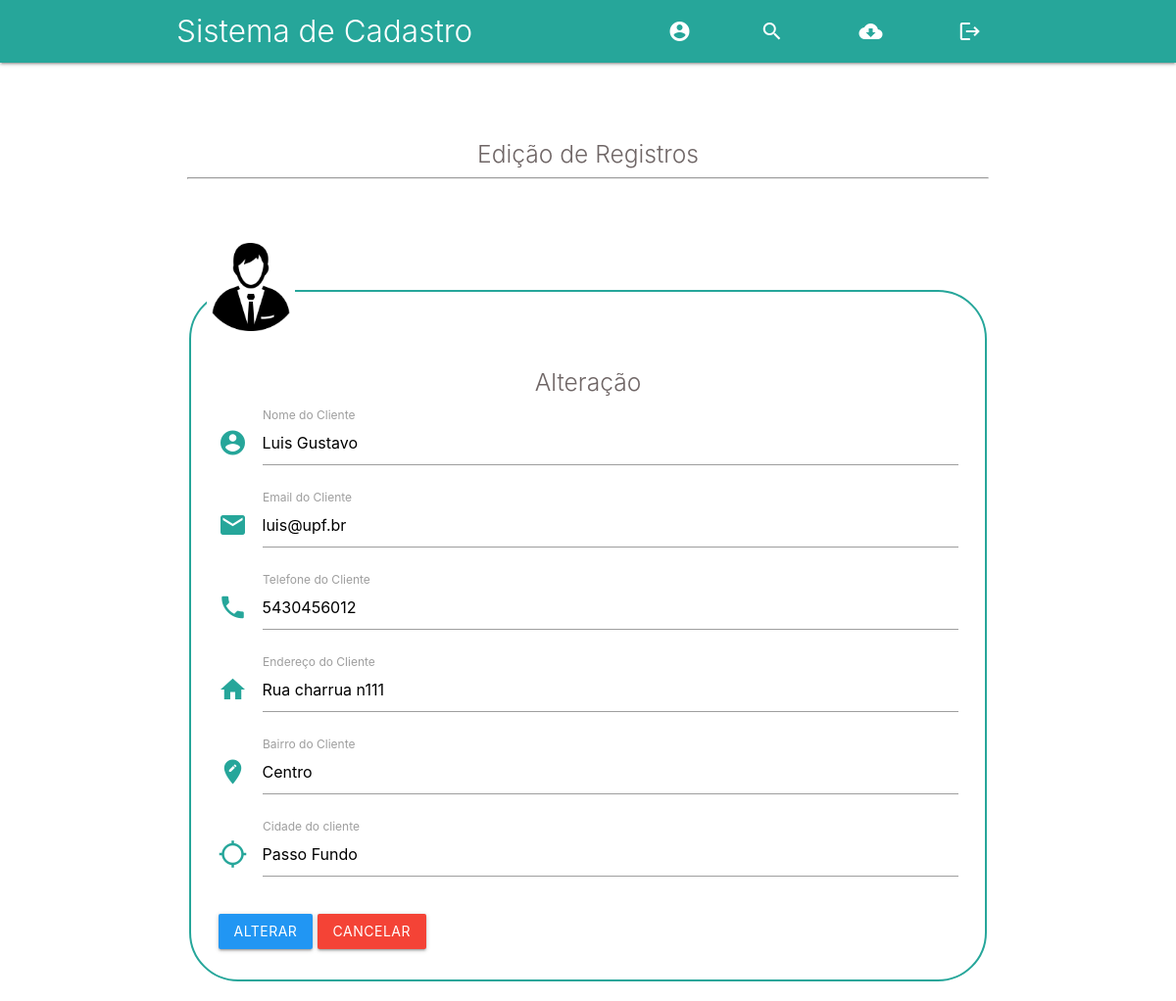
Page /editar.php?id=23 (signed in) on the committed database.
### tables this page shows
CREATE TABLE `tb_clientes` (
  `id` int(11) NOT NULL,
  `nome` varchar(40) NOT NULL,
  `email` varchar(50) NOT NULL,
  `telefone` varchar(15) NOT NULL,
  `endereco` varchar(30) NOT NULL,
  `bairro` varchar(20) NOT NULL,
  `cidade` varchar(25) NOT NULL
);

### editar.php (the view, shortened to what this page needs)
<?php
include_once 'includes/header.inc.php';
include_once 'includes/menu.inc.php';
?>
<div class="row container">
    <div class="col s12">
        <h5 class="light center">Edição de Registros</h5><hr>
    </div>
</div>
<?php
 include_once 'banco_de_dados/conexao.php';
$id  = filter_input(INPUT_GET,'id' ,FILTER_SANITIZE_NUMBER_INT );
$querySelect =  $link->query("select * from tb_clientes where id='$id'");
while ($registros = $querySelect->fetch_assoc()):
   $nome = $registros['nome'];
   $email = $registros['email'];
   $telefone = $registros['telefone'];
   $endereco = $registros['endereco'];
   $bairro = $registros['bairro'];
   $cidade = $registros['cidade'];
endwhile;
?>
<div class="row container">
                <p>&nbsp;</p>
                <form action="banco_de_dados/update.php" method="post" class="col s12">
                    <fieldset class="formulario" style="padding: 16px">
                    <legend>
                      <img src="imagens/avatar.png" alt="[imagem]" width="90" />
                    </legend>
                    <h5 class="light center">Alteração</h5>
                    <div class="input-field col s12">
                        <i class="material-icons prefix">account_circle</i>
                        <input type="text" name="nome" id="nome" value="<?php echo $nome?> " maxlength="40" required autofocus>
                        <label for="nome">Nome do Cliente</label>
                    </div>
                     <div class="input-field col s12">
                        <i class="material-icons prefix">email</i>
                        <input type="email" name="email" id="email" value="<?php echo $email?> " maxlength="50" required>
                        <label for="email">Email do Cliente</label>
                    </div>
                     <div class="input-field col s12">
                        <i class="material-icons prefix">phone</i>
                        <input type="tel" name="telefone" id="telefone" value="<?php echo $telefone?>"maxlength="15" required>
                        <label for="telefone">Telefone do Cliente</label>
                     </div>
                     <div class="input-field col s12">
                        <i class="material-icons prefix">home</i>
                        <input type="text" name="endereco" id="endereco" value="<?php echo $endereco?>"maxlength="50" required>
                        <label for="endereco">Endereço do Cliente</label>
                     </div>
                     <div class="input-field col s12">
                        <i class="material-icons prefix">edit_location</i>
                        <input type="text" name="bairro" id="bairro" value="<?php echo $bairro?> "  maxlength="40" required autofocus>
                        <label for="bairro">Bairro do Cliente</label>
                     </div>
                     <div class="input-field col s12">
                        <i class="material-icons prefix">location_searching</i>
                        <input type="text" name="cidade" id="cidade" value="<?php echo $cidade?> " maxlength="40" required autofocus>
                        <label for="cidade">Cidade do cliente</label>
                     </div>
                    <div class="input-field col s12">
                        <input type="submit" value="alterar" class="btn blue">
                        <a href="consultas.php" class="btn red">cancelar</a>
                    </div>
                    </fieldset>
                </form>
            </div>
<?php include_once 'includes/footer.inc.php' ?>

### rows in the picture
tb_clientes: nome "Luis Gustavo", email "luis@upf.br", telefone "5430456012", endereco "Rua charrua n111", bairro "Centro", cidade "Passo Fundo"
